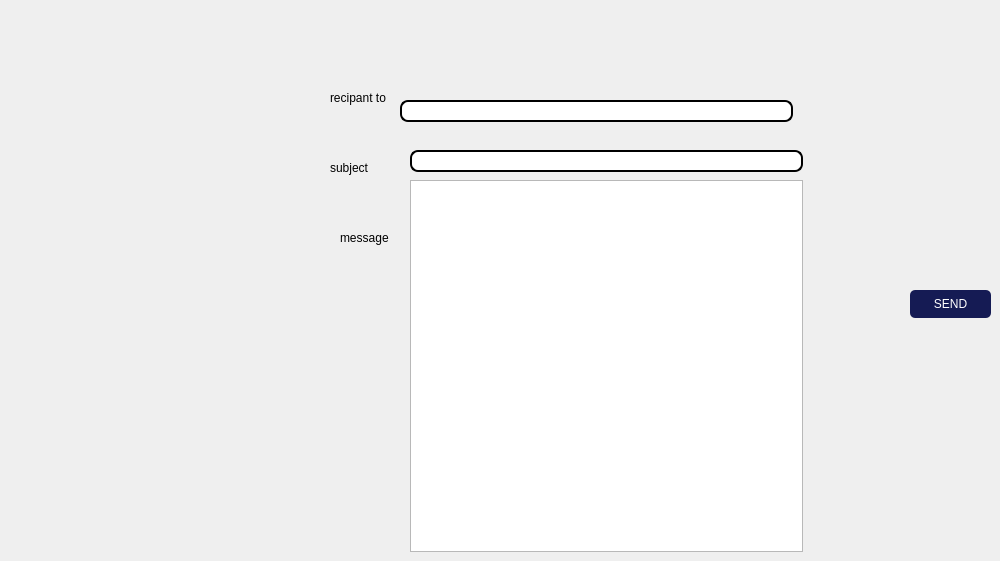
        <widget class="QWidget" name="tab_9">
         <attribute name="title">
          <string>Mailling</string>
         </attribute>
         <widget class="QLabel" name="label_28">
          <property name="geometry">
           <rect>
            <x>330</x>
            <y>90</y>
            <width>56</width>
            <height>16</height>
           </rect>
          </property>
          <property name="text">
           <string>recipant to</string>
          </property>
         </widget>
         <widget class="QLabel" name="label_29">
          <property name="geometry">
           <rect>
            <x>330</x>
            <y>160</y>
            <width>56</width>
            <height>16</height>
           </rect>
          </property>
          <property name="text">
           <string>subject</string>
          </property>
         </widget>
         <widget class="QLabel" name="label_30">
          <property name="geometry">
           <rect>
            <x>340</x>
            <y>230</y>
            <width>56</width>
            <height>16</height>
           </rect>
          </property>
          <property name="text">
           <string>message</string>
          </property>
         </widget>
         <widget class="QPushButton" name="send_mail_2">
          <property name="geometry">
           <rect>
            <x>910</x>
            <y>290</y>
            <width>81</width>
            <height>28</height>
           </rect>
          </property>
          <property name="styleSheet">
           <string notr="true">QPushButton {
padding: 1px;
border-style: solid;
border: 2px solid gray;
border-radius: 8px;
background-color: rgb(143, 143, 143);
border:2px solid #000;
}
QPushButton {
     color: #fff !important;
text-transform: uppercase;
text-decoration: none;
background: #151B54;

border-radius: 5px;
display: inline-block;
border: none;
transition: all 0.4s ease 0s;
 }
 QPushButton:hover {
     background: #434343;
letter-spacing: 1px;
-webkit-box-shadow: 0px 5px 40px -10px rgba(0,0,0,0.57);
-moz-box-shadow: 0px 5px 40px -10px rgba(0,0,0,0.57);
box-shadow: 5px 40px -10px rgba(0,0,0,0.57);
transition: all 0.4s ease 0s;
 }</string>
          </property>
          <property name="text">
           <string>SEND</string>
          </property>
         </widget>
         <widget class="QPlainTextEdit" name="msg_2">
          <property name="geometry">
           <rect>
            <x>410</x>
            <y>180</y>
            <width>393</width>
            <height>372</height>
           </rect>
          </property>
          <property name="styleSheet">
           <string notr="true">QLineEdit {
padding: 1px;
border-style: solid;
border: 2px solid gray;
border-radius: 8px;
background-color: rgb(255, 255, 255);
border:2px solid #000;
}</string>
          </property>
         </widget>
         <widget class="QLineEdit" name="subject_2">
          <property name="geometry">
           <rect>
            <x>410</x>
            <y>150</y>
            <width>393</width>
            <height>22</height>
           </rect>
          </property>
          <property name="styleSheet">
           <string notr="true">QLineEdit {
padding: 1px;
border-style: solid;
border: 2px solid gray;
border-radius: 8px;
background-color: rgb(255, 255, 255);
border:2px solid #000;
}</string>
          </property>
         </widget>
         <widget class="QLineEdit" name="rcpt_2">
          <property name="geometry">
           <rect>
            <x>400</x>
            <y>100</y>
            <width>393</width>
            <height>22</height>
           </rect>
          </property>
          <property name="styleSheet">
           <string notr="true">QLineEdit {
padding: 1px;
border-style: solid;
border: 2px solid gray;
border-radius: 8px;
background-color: rgb(255, 255, 255);
border:2px solid #000;
}</string>
          </property>
         </widget>
        </widget>
